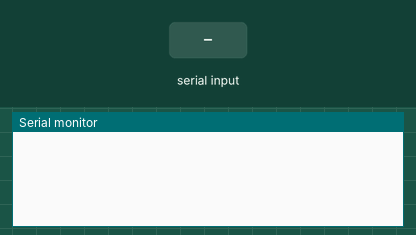
A sketch run on a simulated ESP8266 (NodeMCU). On the bench: the last lines printed to the serial monitor. Inputs (shaded band) come from the test bench.

Above: at 1.2 s.
1.3 s: "90,45\n" received over the second serial link
At 1.9 s:
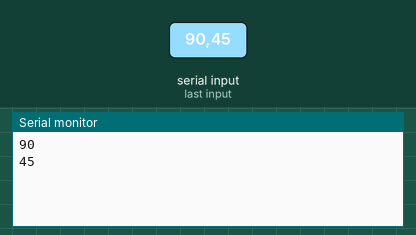
2.8 s: "30,150\n" received over the second serial link
At 3.2 s:
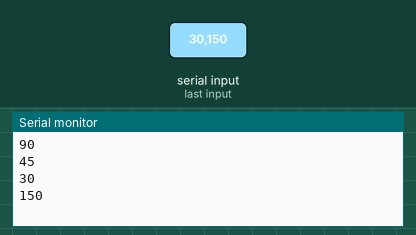
Timing chart, 0 to 5.8 s (numbered marks = the images above; inputs shaded):
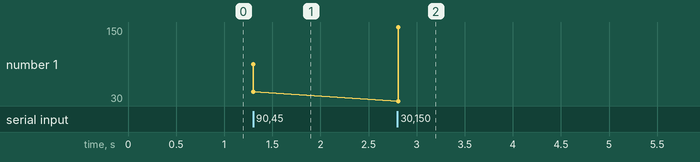

Measured:
- after the input at 1.3 s, the serial monitor: prints a new line at once (image 1)
- after the input at 2.8 s, the serial monitor: prints a new line at once (image 2)
- plotted number 1: 45 → 150 after the input at 2.8 s

The sketch:

bidirectionalSerialCommNodemcu.ino
```cpp
#include <SoftwareSerial.h>

// serial port to receive message from arduino
SoftwareSerial arduino(D2, D1);

// variables to hold data received from arduino
int receivedIndex = -1;
int receivedPayload = -1;

void setup() {
  Serial.begin(115200);
  Serial1.begin(115200);
  arduino.begin(115200);

  while(!Serial) continue;
  while(!Serial1) continue;
  while(!arduino) continue;
}

void loop() {

  // receive message from arduino
  fromArduino();

  // send message to arduino
  String msg = "01,0\n";
  toArduino(msg);

//  delay(2000);  // wait 2 seconds
  delay(50);  // delay 50 milli seconds
}

void fromArduino() {
  // from arduino

  // check if data is available
  if(arduino.available() > 0) {

    // extract variables from data received and store
    receivedIndex = arduino.parseInt();
    receivedPayload = arduino.parseInt();

    // print data to serial monitor if end of data sent is reached
    if(arduino.read() == '\n') {
      Serial.println(receivedIndex);
      Serial.println(receivedPayload);
    }
  }
}

void toArduino(String msg) {
  // to arduino
  Serial1.println(msg);
}
```
